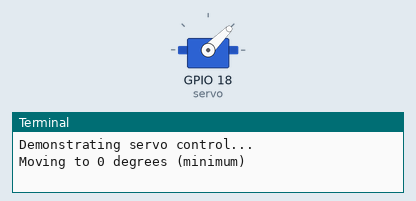
Recording of a program running on a simulated Raspberry Pi (BCM pin numbers). On the bench: servo, the last lines printed to the terminal. Servo angles are drawn from the pulse width (0.5 ms = 0°, 2.5 ms = 180°). At 6.0 s the program stops and its outputs stay as they are.

Above: at 0.1 s.
At 2.1 s:
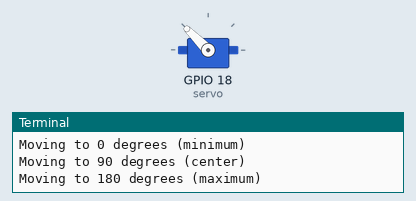
At 3.1 s:
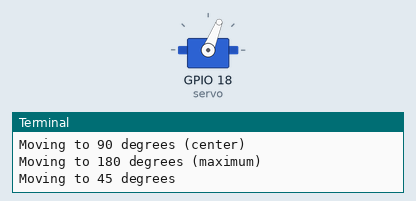
At 5.1 s:
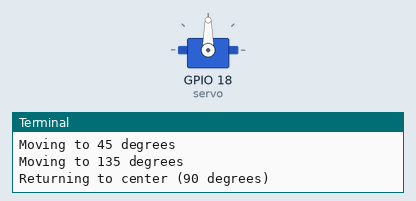
Timing chart, 0 to 6.6 s (numbered marks = the images above):
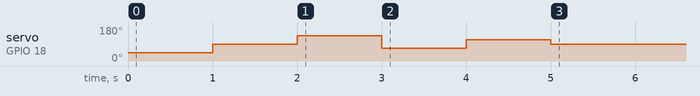

Measured:
- by itself, servo on GPIO 18 (servo): 45° → 90° at 1.0 s, → 135° 1.0 s later, → 68° 1.0 s later, → 112° 1.0 s later, … (5 changes in this stretch)

The program:

servo_basic.py
```python
#!/usr/bin/env python3
"""
Basic Servo Control with AngularServo
Demonstrates moving servo to specific angles
"""

from gpiozero import AngularServo
from time import sleep

# Create servo that moves 0-180 degrees
servo = AngularServo(18, min_angle=0, max_angle=180)

print("Demonstrating servo control...")

# Move to specific angles
print("Moving to 0 degrees (minimum)")
servo.angle = 0    # 0 degrees (minimum)
sleep(1)

print("Moving to 90 degrees (center)")
servo.angle = 90   # 90 degrees (center)
sleep(1)

print("Moving to 180 degrees (maximum)")
servo.angle = 180  # 180 degrees (maximum)
sleep(1)

# Move to any angle between 0-180
print("Moving to 45 degrees")
servo.angle = 45   # 45 degrees
sleep(1)

print("Moving to 135 degrees")
servo.angle = 135  # 135 degrees
sleep(1)

# Return to center
print("Returning to center (90 degrees)")
servo.angle = 90
sleep(1)

# Detach servo (stop sending signals)
print("Detaching servo")
servo.detach()
print("Program complete!")
```
